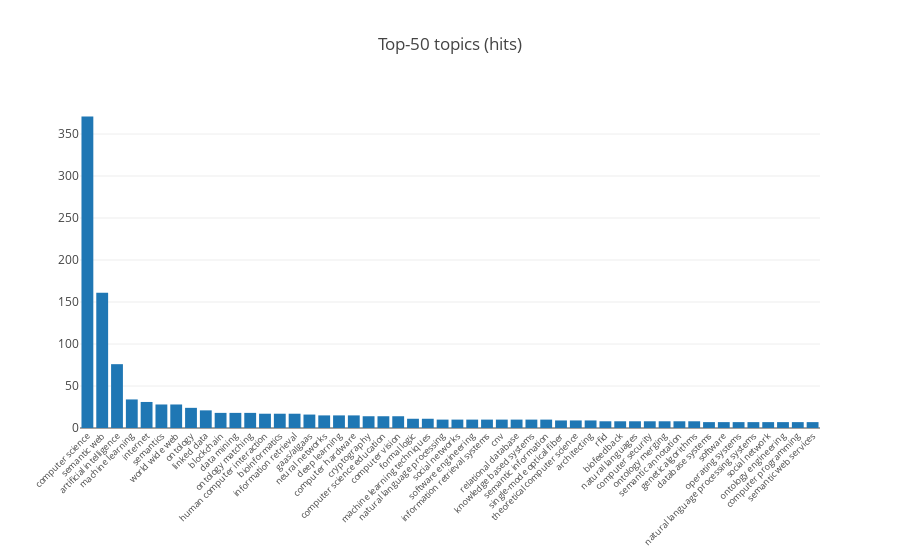

The cell this chart's notebook holds for it:
### Code cell
bars_data = topics_req_df[topics_req_df.exists == '1'].groupby('topic')[['id']].count().sort_values(by='id', ascending=False).reset_index()
bars_data = bars_data[0:50]

trace0 = go.Bar(
    x = bars_data['topic'],
    y = bars_data['id'])

layout = go.Layout(title='Top-50 topics (hits)',
                  xaxis=dict(tickangle=-45,
                             automargin=True,
                             tickfont=dict(size=9)))
fig = go.Figure(data=[trace0], layout=layout)
plotly.offline.iplot(fig)
pio.write_image(fig, 'images/topics_tip50.png')

### Figure 1 — Plotly figure (JSON) as saved in the notebook; plotly's stock layout.template omitted (floating-point values rounded to 4 significant figures)
{"data": [{"type": "bar", "uid": "a2c75fa4-f443-4ad1-8007-064377185892", "x": ["computer science", "semantic web", "artificial intelligence", "machine learning", "internet", "semantics", "world wide web", "ontology", "linked data", "blockchain", "data mining", "ontology matching", "human computer interaction", "bioinformatics", "information retrieval", "gaas/algaas", "neural networks", "deep learning", "computer hardware", "cryptography", "computer science education", "computer vision", "formal logic", "machine learning techniques", "natural language processing", "social networks", "software engineering", "information retrieval systems", "cnv", "relational database", "knowledge based systems", "semantic information", "single-mode optical fiber", "theoretical computer science", "architecting", "rfid", "biofeedback", "natural languages", "computer security", "ontology merging", "semantic annotation", "genetic algorithms", "database systems", "software", "operating systems", "natural language processing systems", "social network", "ontology engineering", "computer programming", "semantic web services"], "y": [371, 161, 76, 34, 31, 28, 28, 24, 21, 18, 18, 18, 17, 17, 17, 16, 15, 15, 15, 14, 14, 14, 11, 11, 10, 10, 10, 10, 10, 10, 10, 10, 9, 9, 9, 8, 8, 8, 8, 8, 8, 8, 7, 7, 7, 7, 7, 7, 7, 7]}], "layout": {"title": "Top-50 topics (hits)", "xaxis": {"automargin": true, "tickangle": -45, "tickfont": {"size": 9}}}}
